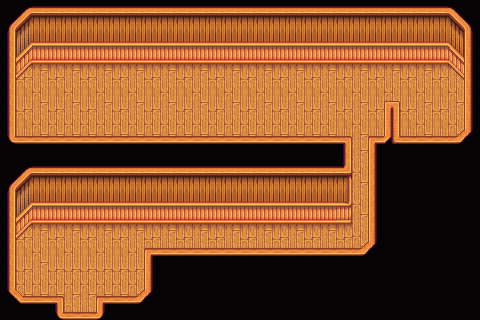

This game map was drawn from its Tiled (.tmx) file and the tilesets committed beside it. A one-line description and the trimmed map source follow:
An orthogonal 30x20 tile map with 16x16 px tiles, 3 tile layers (Floor, Tile Layer 1, wall2).

<map version="1.10" tiledversion="1.11.2" orientation="orthogonal" renderorder="right-down" width="30" height="20" tilewidth="16" tileheight="16" infinite="0" nextlayerid="4" nextobjectid="1">
 <tileset firstgid="1" source="townInterior.tsx" />
 <layer id="2" name="Floor" width="30" height="20">
  <data>[600 cells, 215 non-empty, 6 distinct tile ids]</data>
 </layer>
 <layer id="1" name="Tile Layer 1" width="30" height="20">
  <data>[600 cells, 439 non-empty, 32 distinct tile ids]</data>
 </layer>
 <layer id="3" name="wall2" width="30" height="20">
  <data>[600 cells, 102 non-empty, 11 distinct tile ids]</data>
 </layer>
</map>
